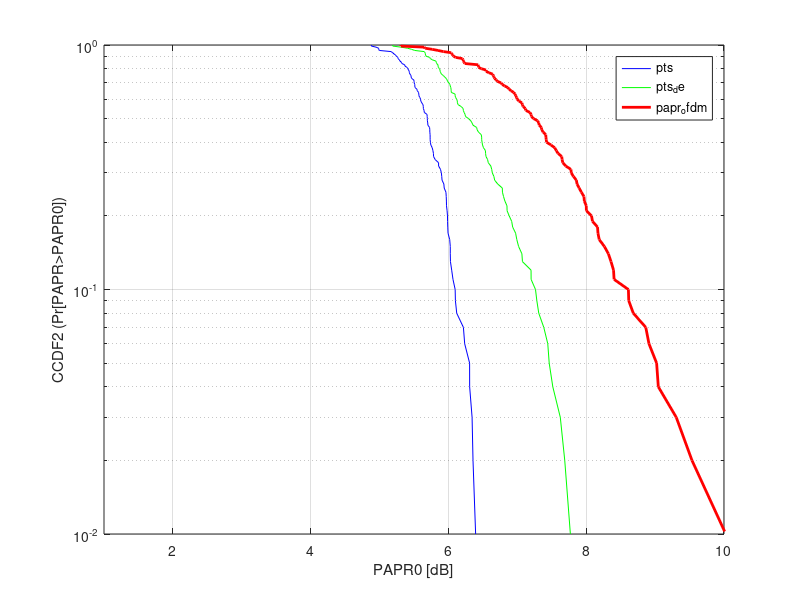

The MATLAB script that drew this image:
clc; 
clear all; 
close all;  
V = 4;
N = 64;
P =8;
%fft_len = 4% FFt size  
QPSK_Set = [1 -1 j -j];  
Choose_Len =64; 
p=[1 -1 j -j]; % phase factor possible values
B1=[];
for b1=1:4
    for b2=1:4
        for b3=1:4
                                      
                B1 = [B1; [p(1)  p(b1)  p(b2) p(b3) ]];
                % all possible combinations
            end
        end
end
MAX_SYMBOLS = 100;
PAPR_PTSadqk = zeros(1,MAX_SYMBOLS);
framelen = 128;
for nSymbol=1:MAX_SYMBOLS; 
    K = 128; %SIZE OF OFDM Symbol   
    data = randint(1,K,4)+1;
    data_mod = QPSK_Set(data);
S(:,1:2:framelen) = data_mod(:,1:2:framelen);   
S(:,2:2:framelen) = -conj(data_mod(:,2:2:framelen)); 
S_t = S;
%original papr
ofdm_signal=ifft(S_t,[],2);
abs_ofdm = abs(ofdm_signal.^2); 
        Peak_Power_ofdm= max(abs_ofdm,[],2); 
        Mean_Power_ofdm = mean(abs_ofdm,2);
        PAPR_OFDM(:,nSymbol) = 10*log10(Peak_Power_ofdm./Mean_Power_ofdm)
m =1; 
Y = reshape(S_t,16,8);
A = zeros(N,P);
for i = 1:4:61;
   A(i,:)=[Y(m,1:2) zeros(1,6)];
   A(i+1,:)=[zeros(1,2) Y(m,3:4) zeros(1,4)];
   A(i+2,:)=[zeros(1,4) Y(m,5:6) zeros(1,2)];
   A(i+3,:)=[zeros(1,6) Y(m,7:8)];
    m =m+1;
end
A1 = reshape(A,4,128);
a1 = ifft(A1,[],2);
size(a1)
min_value = 10;  
for e =1:Choose_Len;  
temp_phase = (B1(e,:)).';
%size(temp_phase);
temp_max = max(abs(sum(a1.*repmat(temp_phase,1,K))));
if temp_max<min_value;  
min_value = temp_max;  
Best_e = e;
end
end
aa = sum(a1.*repmat((B1(Best_e,:)).',1,K));
Signal_Poweradqk = abs(aa.^2); 
        Peak_Poweradqk= max(Signal_Poweradqk,[],2); 
        Mean_Poweradqk = mean(Signal_Poweradqk,2);
        PAPR_PTSadqk(nSymbol) = 10*log10(Peak_Poweradqk./Mean_Poweradqk)
%end
     
%!!!!!!!!!!!!!!!!!!!!!!!!!!!!!!!!!!!!!!!!!!!!!!!!!!!!!!!!!!!!!!!!!!!!!!!!!!!!!!!!!!!!!!!!!!!!!!!!!!!11-----------------------%de%---------------------------
G=1;
NP=4;
F=1;
CR=0.8;
best_cost=PAPR_OFDM(nSymbol);    
              
 for j=1:NP
     index=(randint(1,1,[1,64]));
     pop(j,:)=B1(index,:);
     sum_pop = sum(a1.*repmat((pop(j,:)).',1,K));
     pop_Power = abs(sum_pop.^2); 
        pop_Peak_Power = max(pop_Power,[],2); 
        pop_Mean_Power = mean(pop_Power,2);
        papr_pop(j) = 10*log10(pop_Peak_Power./pop_Mean_Power)
        if papr_pop(j)< best_cost
            best_cost=papr_pop(j);
        end
  end
%best_cost=PAPR_OFDM;
V=[];
H=[];
for G=1:1
for i=1:NP
R=randperm(NP)
R(R==i)=[];
a=R(1);
b=R(2);
c=R(3);
  V(i,:)=B1(a,:)+F.*(B1(b,:)-B1(c,:))
 for j= 1:4
     if (V(i,j)>=exp(j*pi/4) )&& (V(i,j)<exp(3*j*pi/4))
         V(i,j)=j;
     else if V(i,j)>=exp(3*j*pi/4)&& V(i,j)<exp(5*j*pi/4)
         V(i,j)=-1;
         else if V(i,j)>=exp(5*j*pi/4)&& V(i,j)<exp(7*j*pi/4)
               V(i,j)=-j;
             else
                 V(i,j)=1;
             end
         end
     end
 
  end
 %disp('mutation value :');
 %disp(V(i,:));
 r=rand(1);
 %disp('random value is');
 %disp(r);
 if  r< CR
     U(i,:)=V(i,:);
else
     U(i,:)=pop(i,:);
%     disp('solution space value is:');
%     disp(U(i));
 end
 
 sum_U = sum(a1.*repmat((U(i,:)).',1,K));
U_Power = abs(sum_U.^2); 
        U_Peak_Power = max(U_Power,[],2); 
        U_Mean_Power = mean(U_Power,2);
        papr_U(i) = 10*log10(U_Peak_Power./U_Mean_Power)

        
 if papr_U(i)<papr_pop(i)
     pop(i,:)=U(i,:)
     if pop(i)< best_cost
         best_cost=papr_pop(i)
     end
 end
 H(i,:)=pop(i,:);
sum_H = sum(a1.*repmat((H(i,:).'),1,K));
H_Power= abs(sum_H.^2); 
        H_Peak_Power = max(H_Power,[],2); 
        H_Mean_Power = mean(H_Power,2);
        papr_H(i) = 10*log10(H_Peak_Power./H_Mean_Power)
end

disp('final papr is');
final_de(G)=min(papr_H) 
end
final_de_1(nSymbol)=min(final_de)
end
% %disp(V);
%%%%%%%%%%%%%%%%%%%%%%%%%%%%%%%%%%%%%%%%%%%%%%%%%%cuckoo%%%%%%%%%%%%%%%%%%%
%%%%%%%%%%%%%%%%%%%%%%%%%%%%%%%%%%%%%%%%%%%%%%%%%%%%%%%%%%%%%%%%
































[cdf1,PAPR1]=ecdf(PAPR_PTSadqk);
 [cdf2, PAPR2] = ecdf(final_de_1);
 [cdf3,PAPR3]=ecdf(PAPR_OFDM);
 semilogy(PAPR1,1-cdf1,'-b',PAPR2,1-cdf2,'-g',PAPR3,1-cdf3,'-r','linewidth',2);
% semilogy(PAPR2,1-cdf2,'-c','linewidth',2);
  %disp(max(PAPR2));
  legend('pts','pts_de','papr_ofdm');
% % title('MIMO ADJACENT PTS WITH DIFFERENT MODULATIONS');  
 xlabel('PAPR0 [dB]');  
  xlim([1 10]);
  ylabel('CCDF2 (Pr[PAPR>PAPR0])');  
 grid on;
 
 
 
 
 
 
 
 
 
 %----------------------W=4-----------------------------
 

        
  
 
 
 
 
 
